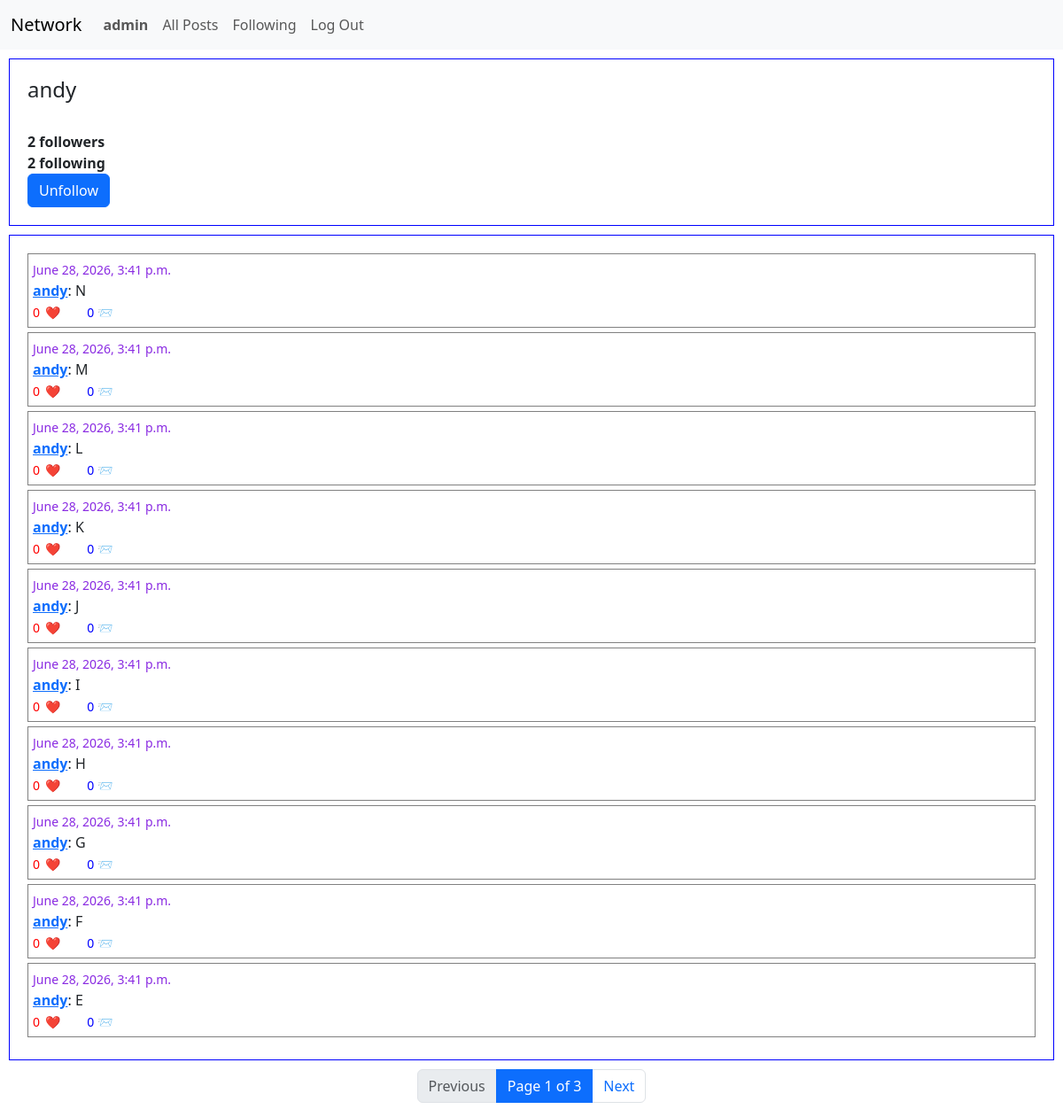
Page /profile/andy (signed in) on the committed database.
### network/models.py (models this page shows, shortened)
class User(AbstractUser):
    following = models.ManyToManyField("self", symmetrical=False, blank=True, related_name="followers")
    pass

class Post(models.Model):
    user = models.ForeignKey(User, on_delete=models.CASCADE, related_name="posts")
    content = models.TextField()
    timestamp = models.DateTimeField(auto_now_add=True)

### network/views.py (the view)
# urls.py: path("profile/<path:username>", views.profile, name="profile"),
@login_required
def profile(request, username):
    user = User.objects.get(username=username)
    posts = Post.objects.filter(user=user).order_by("-timestamp")
    paginator = Paginator(posts, 10)
    pageNumber = request.GET.get('page', 1)
    pageObject = paginator.get_page(pageNumber)
    if(request.user in user.followers.all()):
        followButtonNeeded = "Unfollow"
    else:
        followButtonNeeded = "Follow"
    return render(request, "network/profile.html", {
        "posts":pageObject,
        "following":user.following.all().count(),
        "followers": user.followers.all().count(),
        "username": username,
        "followButtonNeeded": (request.user.username != username),
        "followButtonValue": followButtonNeeded,
    })

### network/templates/network/profile.html (shortened to what this page needs)
{% extends "network/layout.html" %}
{% load static %}
{% block body %}
    <div class="posts-container">
        <strong>
            <h4>{{username}}</h4> <br>
            <span id="followers">{{followers}}</span> followers <br>
            <span id="following">{{following}}</span> following <br>
            {% if followButtonNeeded %}
                <button id="followButton" class="btn btn-primary" data-username="{{username}}">{{followButtonValue}}</button>
            {% endif %}
        </strong>
    </div>
    <div id="posts-container" class="posts-container" >
        {% for post in posts %}
            <div class="individual-post">
                <small style="color:blueviolet;">{{post.timestamp}}</small><br>
                <strong><a href="{% url 'profile' post.user.username %}">{{post.user.username}}</a></strong>: <span class="post-content">{{post.content}}</span><br>
                <small style="color:red;"><span class="likescount">{{post.likes.count}}</span><button data-id="{{post.id}}" class="likebutton">❤️</button></small>
                <small style="color:blue;">{{post.comments.count}} 📨</small>
            </div>
        {% empty %}
            <strong> No posts yet!!! </strong>
        {% endfor %}
    </div>
    <nav aria-label="Page navigation">
        <ul class="pagination justify-content-center">
            {% if posts.has_previous %}
                <li class="page-item">
                    <a class="page-link" href="?page={{ posts.previous_page_number }}">Previous</a>
                </li>
            {% else %}
                <li class="page-item disabled">
                    <span class="page-link">Previous</span>
                </li>
            {% endif %}
            <li class="page-item active" aria-current="page">
                <span class="page-link">
                    Page {{ posts.number }} of {{ posts.paginator.num_pages }}
                </span>
            </li>
            {% if posts.has_next %}
                <li class="page-item">
                    <a class="page-link" href="?page={{ posts.next_page_number }}">Next</a>
                </li>
            {% else %}
                <li class="page-item disabled">
                    <span class="page-link">Next</span>
                </li>
            {% endif %}
        </ul>
    </nav>
{% endblock %}

### network/templates/network/layout.html (shortened to what this page needs)
{% load static %}
<!DOCTYPE html>
<html lang="en">
    <head>
        <link href="https://cdn.jsdelivr.net/npm/bootstrap@5.3.3/dist/css/bootstrap.min.css" rel="stylesheet">
        <link href="{% static 'network/styles.css' %}" rel="stylesheet">
    </head>
    <body>
        <nav class="navbar navbar-expand-lg bg-light">
            <div class="container-fluid"> <a class="navbar-brand" href="{% url 'index' %}">Network</a>
                <div class="collapse navbar-collapse" id="navbarNav">
                    <ul class="navbar-nav me-auto mb-2 mb-lg-0">
                        {% if user.is_authenticated %}
                            <li class="nav-item">
                                <a class="nav-link" href="{% url 'profile' user.username %}"><strong>{{ user.username }}</strong></a>
                            </li>
                        {% endif %}
                        <li class="nav-item">
                            <a class="nav-link" href="{% url 'index' %}">All Posts</a>
                        </li>
                        {% if user.is_authenticated %}
                            <li class="nav-item">
                                <a class="nav-link" href="{% url 'following' %}">Following</a>
                            </li>
                            <li class="nav-item">
                                <a class="nav-link" href="{% url 'logout' %}">Log Out</a>
                            </li>
                        {% endif %}
                    </ul>
                </div>
            </div>
        </nav>
        <div class="body">
            {% block body %}
            {% endblock %}
        </div>
    </body>
</html>

### network/static/network/styles.css (style rules this page uses)
.posts-container { height:auto; width: auto; border: 1px solid blue; margin: 10px; padding: 20px; margin-right: 10px; }
.individual-post { border: 1px solid gray; margin-bottom: 5px; padding: 5px; }
.likebutton { border:none; background-color: transparent; }

### rows in the picture
User: username "admin"
User: username "andy"
Post: timestamp "June 28, 2026, 3:41 p.m.", user.username "andy", content "N", likes.count "0", comments.count "0"
Post: timestamp "June 28, 2026, 3:41 p.m.", user.username "andy", content "M", likes.count "0", comments.count "0"
Post: timestamp "June 28, 2026, 3:41 p.m.", user.username "andy", content "L", likes.count "0", comments.count "0"
Post: timestamp "June 28, 2026, 3:41 p.m.", user.username "andy", content "K", likes.count "0", comments.count "0"
Post: timestamp "June 28, 2026, 3:41 p.m.", user.username "andy", content "J", likes.count "0", comments.count "0"
Post: timestamp "June 28, 2026, 3:41 p.m.", user.username "andy", content "I", likes.count "0", comments.count "0"
Post: timestamp "June 28, 2026, 3:41 p.m.", user.username "andy", content "H", likes.count "0", comments.count "0"
Post: timestamp "June 28, 2026, 3:41 p.m.", user.username "andy", content "G", likes.count "0", comments.count "0"
Post: timestamp "June 28, 2026, 3:41 p.m.", user.username "andy", content "F", likes.count "0", comments.count "0"
Post: timestamp "June 28, 2026, 3:41 p.m.", user.username "andy", content "E", likes.count "0", comments.count "0"

### other values in the picture
{{ followers }} "2"
{{ following }} "2"
{{ followButtonValue }} "Unfollow"
{{ posts.number }} "1"
{{ posts.paginator.num_pages }} "3"
